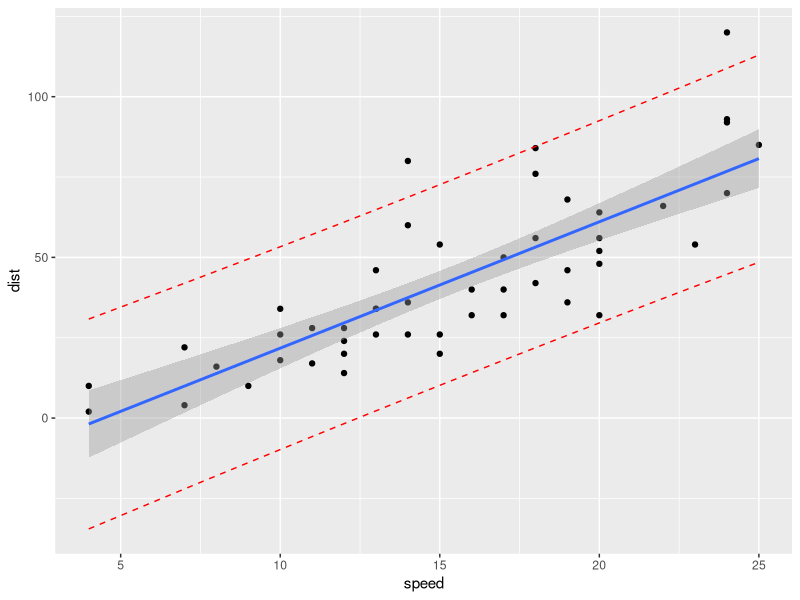

Here is the R script that generated this plot:
data("cars", package = "datasets")
model <- lm(dist ~ speed, data = cars)
# 1. Add predictions
pred.int <- predict(model, interval = "prediction")
mydata <- cbind(cars, pred.int)
# 2. Regression line + confidence intervals
library("ggplot2")
p <- ggplot(mydata, aes(speed, dist)) +
  geom_point() +
  stat_smooth(method = lm)
# 3. Add prediction intervals
p <- p + geom_line(aes(y = lwr), color = "red", linetype = "dashed")+
    geom_line(aes(y = upr), color = "red", linetype = "dashed")
print(p)
